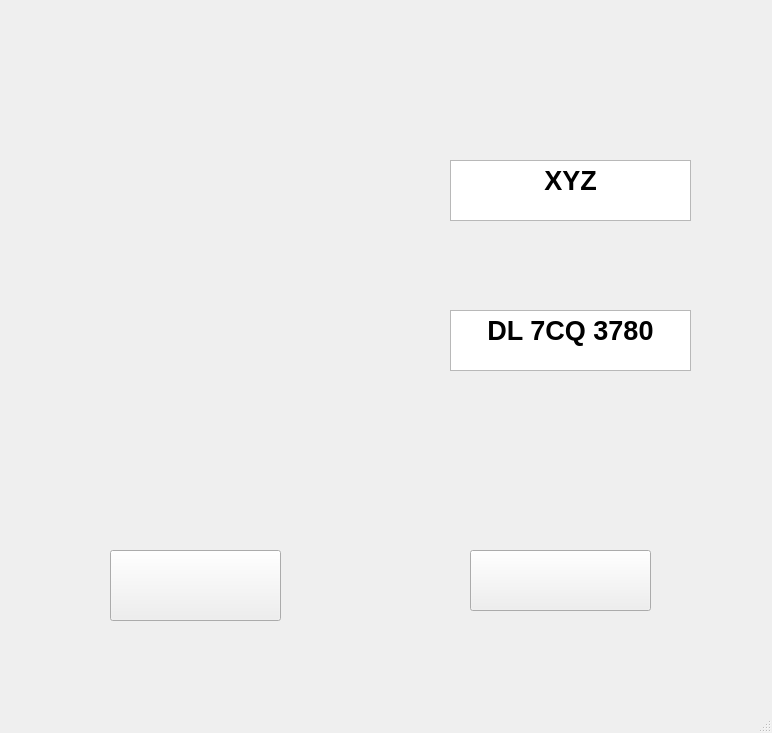
<?xml version="1.0" encoding="UTF-8"?>
<ui version="4.0">
 <class>interface3</class>
 <widget class="QMainWindow" name="interface3">
  <property name="geometry">
   <rect>
    <x>0</x>
    <y>0</y>
    <width>772</width>
    <height>733</height>
   </rect>
  </property>
  <property name="windowTitle">
   <string>MainWindow</string>
  </property>
  <property name="styleSheet">
   <string notr="true">border-image: url(:/images/111.jpeg);</string>
  </property>
  <widget class="QWidget" name="centralwidget">
   <widget class="QPushButton" name="Sub">
    <property name="geometry">
     <rect>
      <x>110</x>
      <y>550</y>
      <width>171</width>
      <height>71</height>
     </rect>
    </property>
    <property name="styleSheet">
     <string notr="true">
border-image: url(:/images/submit11.png);</string>
    </property>
    <property name="text">
     <string/>
    </property>
   </widget>
   <widget class="QLabel" name="label1">
    <property name="geometry">
     <rect>
      <x>240</x>
      <y>20</y>
      <width>311</width>
      <height>71</height>
     </rect>
    </property>
    <property name="font">
     <font>
      <family>Gill Sans MT</family>
      <pointsize>24</pointsize>
      <weight>75</weight>
      <bold>true</bold>
     </font>
    </property>
    <property name="styleSheet">
     <string notr="true">border-image: url(:/images/downloa1d.png);</string>
    </property>
    <property name="text">
     <string/>
    </property>
    <property name="scaledContents">
     <bool>false</bool>
    </property>
   </widget>
   <widget class="QPushButton" name="Check">
    <property name="geometry">
     <rect>
      <x>470</x>
      <y>550</y>
      <width>181</width>
      <height>61</height>
     </rect>
    </property>
    <property name="styleSheet">
     <string notr="true">border-image: url(:/images/check1.jpg);</string>
    </property>
    <property name="text">
     <string/>
    </property>
   </widget>
   <widget class="QLabel" name="label2">
    <property name="geometry">
     <rect>
      <x>60</x>
      <y>160</y>
      <width>231</width>
      <height>61</height>
     </rect>
    </property>
    <property name="font">
     <font>
      <pointsize>12</pointsize>
     </font>
    </property>
    <property name="styleSheet">
     <string notr="true">border-image: url(:/images/OWNER NAME.PNG);</string>
    </property>
    <property name="text">
     <string/>
    </property>
   </widget>
   <widget class="QLabel" name="label3">
    <property name="geometry">
     <rect>
      <x>60</x>
      <y>310</y>
      <width>161</width>
      <height>61</height>
     </rect>
    </property>
    <property name="font">
     <font>
      <pointsize>12</pointsize>
     </font>
    </property>
    <property name="styleSheet">
     <string notr="true">border-image: url(:/images/text.png);</string>
    </property>
    <property name="text">
     <string/>
    </property>
   </widget>
   <widget class="QTextEdit" name="TE2">
    <property name="enabled">
     <bool>true</bool>
    </property>
    <property name="geometry">
     <rect>
      <x>450</x>
      <y>310</y>
      <width>241</width>
      <height>61</height>
     </rect>
    </property>
    <property name="font">
     <font>
      <pointsize>10</pointsize>
     </font>
    </property>
    <property name="styleSheet">
     <string notr="true">border-image: url(:/images/blank.jpg);</string>
    </property>
    <property name="html">
     <string>&lt;!DOCTYPE HTML PUBLIC &quot;-//W3C//DTD HTML 4.0//EN&quot; &quot;http://www.w3.org/TR/REC-html40/strict.dtd&quot;&gt;
&lt;html&gt;&lt;head&gt;&lt;meta name=&quot;qrichtext&quot; content=&quot;1&quot; /&gt;&lt;style type=&quot;text/css&quot;&gt;
p, li { white-space: pre-wrap; }
&lt;/style&gt;&lt;/head&gt;&lt;body style=&quot; font-family:'MS Shell Dlg 2'; font-size:10pt; font-weight:400; font-style:normal;&quot;&gt;
&lt;p align=&quot;center&quot; style=&quot; margin-top:0px; margin-bottom:0px; margin-left:0px; margin-right:0px; -qt-block-indent:0; text-indent:0px;&quot;&gt;&lt;span style=&quot; font-size:20pt; font-weight:600;&quot;&gt;DL 7CQ 3780&lt;/span&gt;&lt;/p&gt;&lt;/body&gt;&lt;/html&gt;</string>
    </property>
   </widget>
   <widget class="QTextEdit" name="TE1">
    <property name="enabled">
     <bool>true</bool>
    </property>
    <property name="geometry">
     <rect>
      <x>450</x>
      <y>160</y>
      <width>241</width>
      <height>61</height>
     </rect>
    </property>
    <property name="font">
     <font>
      <pointsize>10</pointsize>
     </font>
    </property>
    <property name="styleSheet">
     <string notr="true">border-image: url(:/images/blank.jpg);</string>
    </property>
    <property name="html">
     <string>&lt;!DOCTYPE HTML PUBLIC &quot;-//W3C//DTD HTML 4.0//EN&quot; &quot;http://www.w3.org/TR/REC-html40/strict.dtd&quot;&gt;
&lt;html&gt;&lt;head&gt;&lt;meta name=&quot;qrichtext&quot; content=&quot;1&quot; /&gt;&lt;style type=&quot;text/css&quot;&gt;
p, li { white-space: pre-wrap; }
&lt;/style&gt;&lt;/head&gt;&lt;body style=&quot; font-family:'MS Shell Dlg 2'; font-size:10pt; font-weight:400; font-style:normal;&quot;&gt;
&lt;p align=&quot;center&quot; style=&quot; margin-top:0px; margin-bottom:0px; margin-left:0px; margin-right:0px; -qt-block-indent:0; text-indent:0px;&quot;&gt;&lt;span style=&quot; font-size:20pt; font-weight:600;&quot;&gt;XYZ&lt;/span&gt;&lt;/p&gt;&lt;/body&gt;&lt;/html&gt;</string>
    </property>
   </widget>
  </widget>
  <widget class="QStatusBar" name="statusbar"/>
 </widget>
 <resources>
  <include location="logo.qrc"/>
 </resources>
 <connections/>
</ui>
